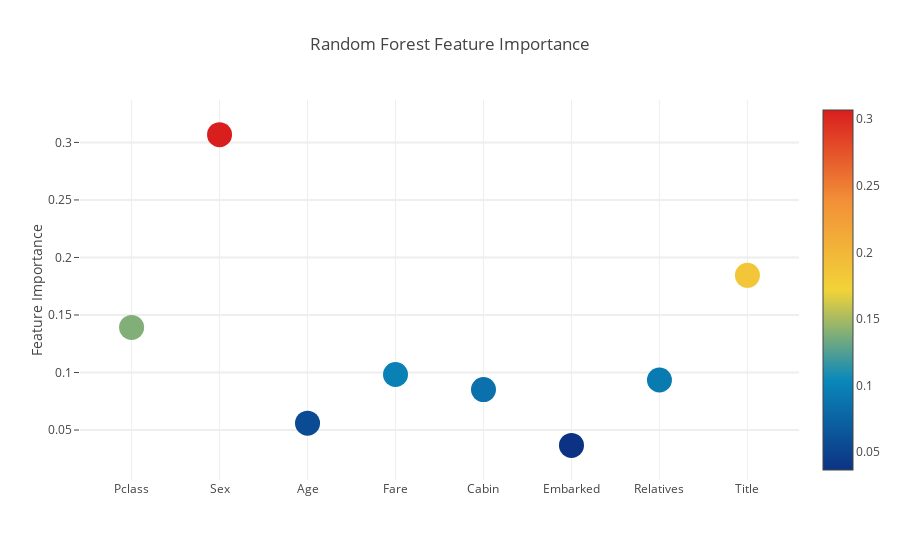
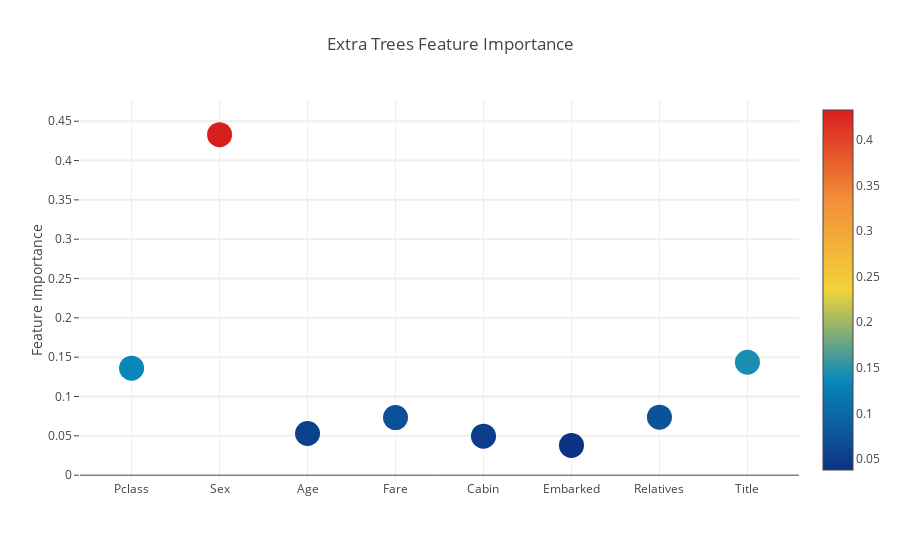
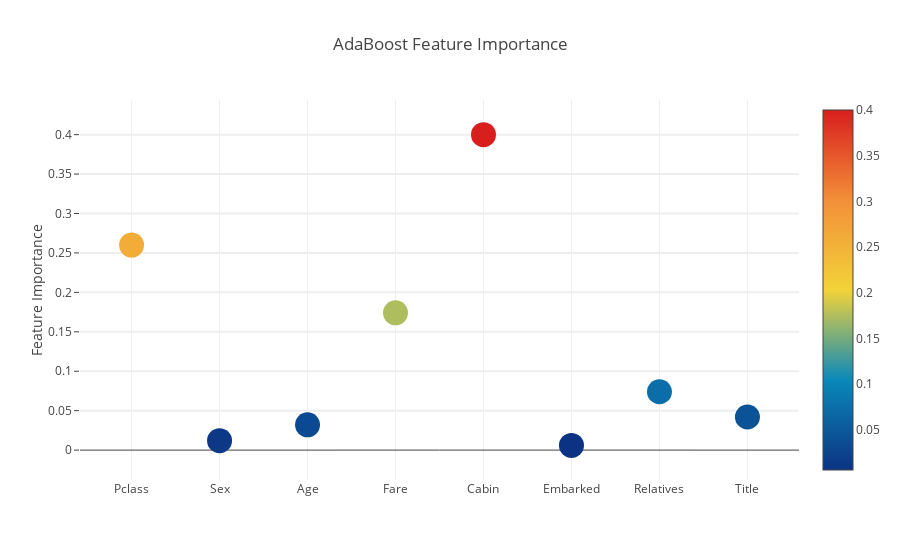
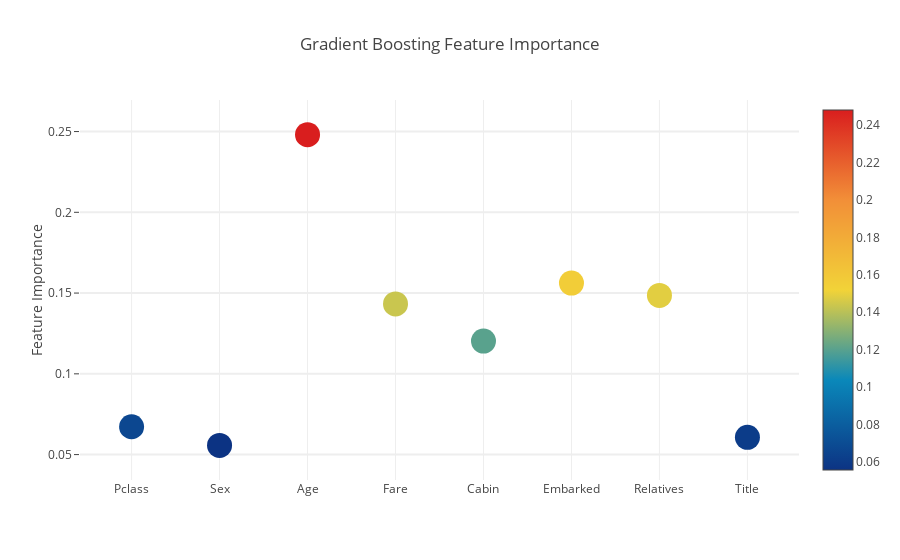

Write notebook code for charts like these, in order.
### Code cell
# Scatter plot 
trace = go.Scatter(
    y = feature_dataframe['Random Forest feature importances'].values,
    x = feature_dataframe['features'].values,
    mode='markers',
    marker=dict(
        sizemode = 'diameter',
        sizeref = 1,
        size = 25,
#       size= feature_dataframe['AdaBoost feature importances'].values,
        #color = np.random.randn(500), #set color equal to a variable
        color = feature_dataframe['Random Forest feature importances'].values,
        colorscale='Portland',
        showscale=True
    ),
    text = feature_dataframe['features'].values
)
data = [trace]

layout= go.Layout(
    autosize= True,
    title= 'Random Forest Feature Importance',
    hovermode= 'closest',
#     xaxis= dict(
#         title= 'Pop',
#         ticklen= 5,
#         zeroline= False,
#         gridwidth= 2,
#     ),
    yaxis=dict(
        title= 'Feature Importance',
        ticklen= 5,
        gridwidth= 2
    ),
    showlegend= False
)
fig = go.Figure(data=data, layout=layout)
py.iplot(fig,filename='scatter2010')

# Scatter plot 
trace = go.Scatter(
    y = feature_dataframe['Extra Trees  feature importances'].values,
    x = feature_dataframe['features'].values,
    mode='markers',
    marker=dict(
        sizemode = 'diameter',
        sizeref = 1,
        size = 25,
#       size= feature_dataframe['AdaBoost feature importances'].values,
        #color = np.random.randn(500), #set color equal to a variable
        color = feature_dataframe['Extra Trees  feature importances'].values,
        colorscale='Portland',
        showscale=True
    ),
    text = feature_dataframe['features'].values
)
data = [trace]

layout= go.Layout(
    autosize= True,
    title= 'Extra Trees Feature Importance',
    hovermode= 'closest',
#     xaxis= dict(
#         title= 'Pop',
#         ticklen= 5,
#         zeroline= False,
#         gridwidth= 2,
#     ),
    yaxis=dict(
        title= 'Feature Importance',
        ticklen= 5,
        gridwidth= 2
    ),
    showlegend= False
)
fig = go.Figure(data=data, layout=layout)
py.iplot(fig,filename='scatter2010')

# Scatter plot 
trace = go.Scatter(
    y = feature_dataframe['AdaBoost feature importances'].values,
    x = feature_dataframe['features'].values,
    mode='markers',
    marker=dict(
        sizemode = 'diameter',
        sizeref = 1,
        size = 25,
#       size= feature_dataframe['AdaBoost feature importances'].values,
        #color = np.random.randn(500), #set color equal to a variable
        color = feature_dataframe['AdaBoost feature importances'].values,
        colorscale='Portland',
        showscale=True
    ),
    text = feature_dataframe['features'].values
)
data = [trace]

layout= go.Layout(
    autosize= True,
    title= 'AdaBoost Feature Importance',
    hovermode= 'closest',
#     xaxis= dict(
#         title= 'Pop',
#         ticklen= 5,
#         zeroline= False,
#         gridwidth= 2,
#     ),
    yaxis=dict(
        title= 'Feature Importance',
        ticklen= 5,
        gridwidth= 2
    ),
    showlegend= False
)
fig = go.Figure(data=data, layout=layout)
py.iplot(fig,filename='scatter2010')

# Scatter plot 
trace = go.Scatter(
    y = feature_dataframe['Gradient Boost feature importances'].values,
    x = feature_dataframe['features'].values,
    mode='markers',
    marker=dict(
        sizemode = 'diameter',
        sizeref = 1,
        size = 25,
#       size= feature_dataframe['AdaBoost feature importances'].values,
        #color = np.random.randn(500), #set color equal to a variable
        color = feature_dataframe['Gradient Boost feature importances'].values,
        colorscale='Portland',
        showscale=True
    ),
    text = feature_dataframe['features'].values
)
data = [trace]

layout= go.Layout(
    autosize= True,
    title= 'Gradient Boosting Feature Importance',
    hovermode= 'closest',
#     xaxis= dict(
#         title= 'Pop',
#         ticklen= 5,
#         zeroline= False,
#         gridwidth= 2,
#     ),
    yaxis=dict(
        title= 'Feature Importance',
        ticklen= 5,
        gridwidth= 2
    ),
    showlegend= False
)
fig = go.Figure(data=data, layout=layout)
py.iplot(fig,filename='scatter2010')

### Figure 1 — Plotly figure (JSON) as saved in the notebook; plotly's stock layout.template omitted (floating-point values rounded to 4 significant figures)
{"data": [{"marker": {"color": [0.1392, 0.3068, 0.05598, 0.09825, 0.0852, 0.03667, 0.0935, 0.1844], "colorscale": "Portland", "showscale": true, "size": 25, "sizemode": "diameter", "sizeref": 1}, "mode": "markers", "text": ["Pclass", "Sex", "Age", "Fare", "Cabin", "Embarked", "Relatives", "Title"], "type": "scatter", "x": ["Pclass", "Sex", "Age", "Fare", "Cabin", "Embarked", "Relatives", "Title"], "y": [0.1392, 0.3068, 0.05598, 0.09825, 0.0852, 0.03667, 0.0935, 0.1844]}], "layout": {"autosize": true, "hovermode": "closest", "showlegend": false, "title": "Random Forest Feature Importance", "yaxis": {"gridwidth": 2, "ticklen": 5, "title": "Feature Importance"}}}

### Figure 2 — Plotly figure (JSON) as saved in the notebook; plotly's stock layout.template omitted (floating-point values rounded to 4 significant figures)
{"data": [{"marker": {"color": [0.136, 0.4329, 0.05301, 0.07326, 0.04956, 0.03788, 0.07378, 0.1435], "colorscale": "Portland", "showscale": true, "size": 25, "sizemode": "diameter", "sizeref": 1}, "mode": "markers", "text": ["Pclass", "Sex", "Age", "Fare", "Cabin", "Embarked", "Relatives", "Title"], "type": "scatter", "x": ["Pclass", "Sex", "Age", "Fare", "Cabin", "Embarked", "Relatives", "Title"], "y": [0.136, 0.4329, 0.05301, 0.07326, 0.04956, 0.03788, 0.07378, 0.1435]}], "layout": {"autosize": true, "hovermode": "closest", "showlegend": false, "title": "Extra Trees Feature Importance", "yaxis": {"gridwidth": 2, "ticklen": 5, "title": "Feature Importance"}}}

### Figure 3 — Plotly figure (JSON) as saved in the notebook; plotly's stock layout.template omitted (floating-point values rounded to 4 significant figures)
{"data": [{"marker": {"color": [0.26, 0.012, 0.032, 0.174, 0.4, 0.006, 0.074, 0.042], "colorscale": "Portland", "showscale": true, "size": 25, "sizemode": "diameter", "sizeref": 1}, "mode": "markers", "text": ["Pclass", "Sex", "Age", "Fare", "Cabin", "Embarked", "Relatives", "Title"], "type": "scatter", "x": ["Pclass", "Sex", "Age", "Fare", "Cabin", "Embarked", "Relatives", "Title"], "y": [0.26, 0.012, 0.032, 0.174, 0.4, 0.006, 0.074, 0.042]}], "layout": {"autosize": true, "hovermode": "closest", "showlegend": false, "title": "AdaBoost Feature Importance", "yaxis": {"gridwidth": 2, "ticklen": 5, "title": "Feature Importance"}}}

### Figure 4 — Plotly figure (JSON) as saved in the notebook; plotly's stock layout.template omitted (floating-point values rounded to 4 significant figures)
{"data": [{"marker": {"color": [0.06722, 0.05571, 0.2481, 0.1433, 0.1203, 0.1562, 0.1485, 0.06067], "colorscale": "Portland", "showscale": true, "size": 25, "sizemode": "diameter", "sizeref": 1}, "mode": "markers", "text": ["Pclass", "Sex", "Age", "Fare", "Cabin", "Embarked", "Relatives", "Title"], "type": "scatter", "x": ["Pclass", "Sex", "Age", "Fare", "Cabin", "Embarked", "Relatives", "Title"], "y": [0.06722, 0.05571, 0.2481, 0.1433, 0.1203, 0.1562, 0.1485, 0.06067]}], "layout": {"autosize": true, "hovermode": "closest", "showlegend": false, "title": "Gradient Boosting Feature Importance", "yaxis": {"gridwidth": 2, "ticklen": 5, "title": "Feature Importance"}}}
